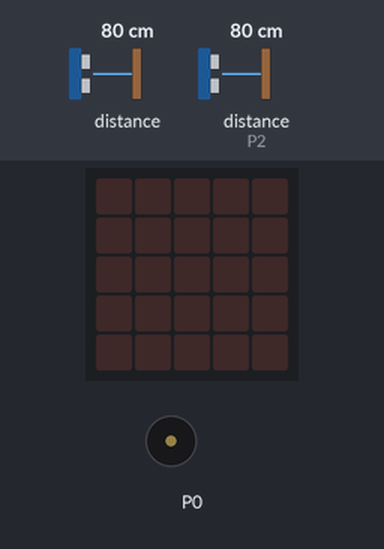
A program run on a simulated BBC micro:bit running MicroPython. On the bench: the board's 5×5 LED display, buzzer (waves = sounding). The test bench sets the inputs (shaded band); at power-on: distance to the obstacle 80 cm, distance to the obstacle (sensor on P2) 80 cm. The echo pulse lasts 58.3 µs per cm.

Above: at 1.2 s.
1.3 s: distance to the obstacle (sensor 0) set to 64 cm
2.8 s: distance to the obstacle (sensor 0) set to 57 cm
At 3.07 s:
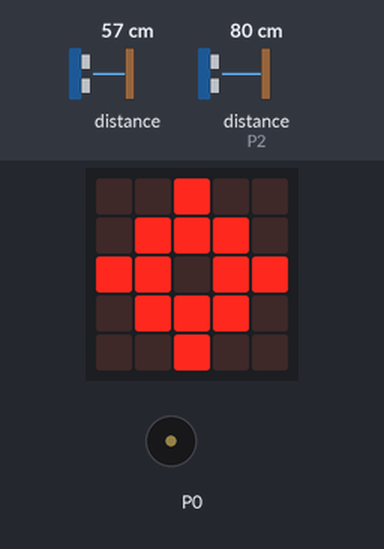
5.8 s: distance to the obstacle (sensor 0) set to 60 cm
At 7.0 s:
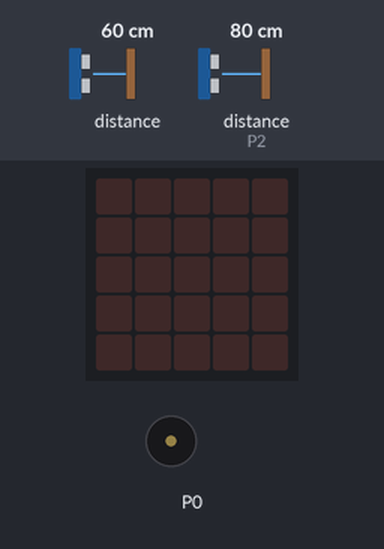
7.3 s: distance to the obstacle (sensor 0) set to 2 cm
At 7.54 s:
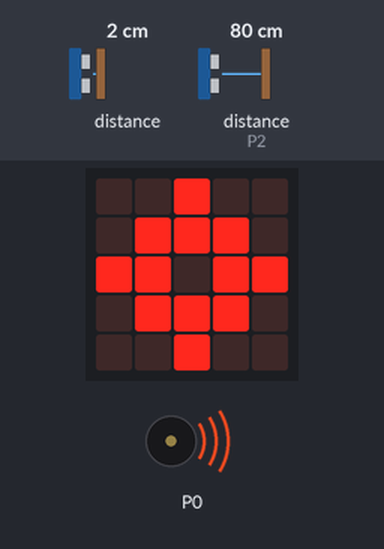
10.3 s: distance to the obstacle (sensor 0) set to 120 cm
At 10.9 s:
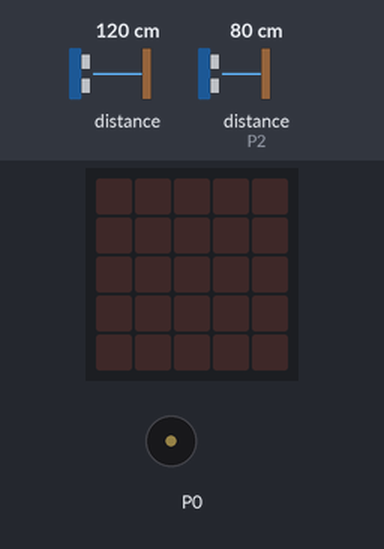
11.8 s: distance to the obstacle (sensor 0) set to 4 cm
At 12.02 s:
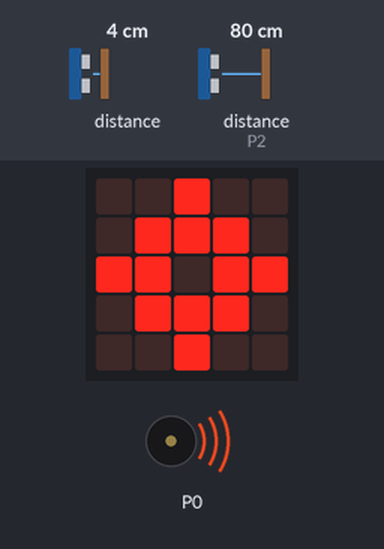
Timing chart, 0 to 15.8 s (numbered marks = the images above; inputs shaded):
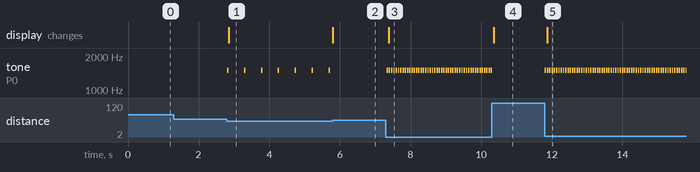

Measured:
- the behaviour switches between 60 and 59 cm on distance to the obstacle (sensor 0) (found by bisection; images 0 and 1)
- after the input at 1.3 s, every drawn part: stays the same
- after the input at 2.8 s, tone on P0: alternates 1500 Hz for 0.04 s and silent for 0.44 s, starting at once; the display: changes after 0.05 s (image 1)
- after the input at 5.8 s, tone on P0: stops changing and stays silent; the display: changes at once (image 2)
- after the input at 7.3 s, tone on P0: alternates 1500 Hz for 0.04 s and silent for 0.02 s, starting at once; the display: changes after 0.09 s (image 3)
- after the input at 10.3 s, tone on P0: goes on until 10.3 s, then stays silent; the display: changes after 0.05 s (image 4)
- after the input at 11.8 s, tone on P0: alternates 1500 Hz for 0.04 s and silent for 0.02 s, starting at once; the display: changes after 0.07 s (image 5)

The program:

main.py
```python
# Sample: naeherungsalarm  (HC-SR04 Ultraschall-Abstandssensor)
# Board:   BBC micro:bit V2.2
# Sprache: MicroPython
#
# Ziel: Piept schneller, je naeher ein Hindernis ist - wie eine Einparkhilfe.
#       Weit weg: Stille. Ganz nah: schnelles Dauerpiepsen.
#
# --------------------------------------------------------------------------
# Verkabelung  (wie "abstand-messen")
#   Sensor Trig -> P1     Sensor Echo -> P2
#   Sensor Vcc  -> 3V     Sensor Gnd  -> GND
# --------------------------------------------------------------------------

import machine
import music
from microbit import *

TRIG = pin1
ECHO = pin2

NAH_CM = 5      # ab hier: schnellstes Piepsen
FERN_CM = 60    # ab hier: Stille


def abstand_cm():
    TRIG.write_digital(0)
    sleep(2)
    TRIG.write_digital(1)
    sleep(1)
    TRIG.write_digital(0)
    dauer_us = machine.time_pulse_us(ECHO, 1, 30000)
    if dauer_us < 0:
        return None
    return dauer_us / 58.0


letzter_beep = 0

while True:
    cm = abstand_cm()
    jetzt = running_time()

    if cm is not None and cm < FERN_CM:
        cm = max(NAH_CM, cm)
        # naeher -> kuerzeres Intervall (50 ms ganz nah .. 500 ms an der Grenze)
        intervall = int(50 + (cm - NAH_CM) / (FERN_CM - NAH_CM) * 450)
        if jetzt - letzter_beep >= intervall:
            music.pitch(1500, 40, pin=None)   # ueber den eingebauten Lautsprecher
            letzter_beep = jetzt
        display.show(Image.TARGET)
    else:
        display.clear()

    sleep(20)
```
